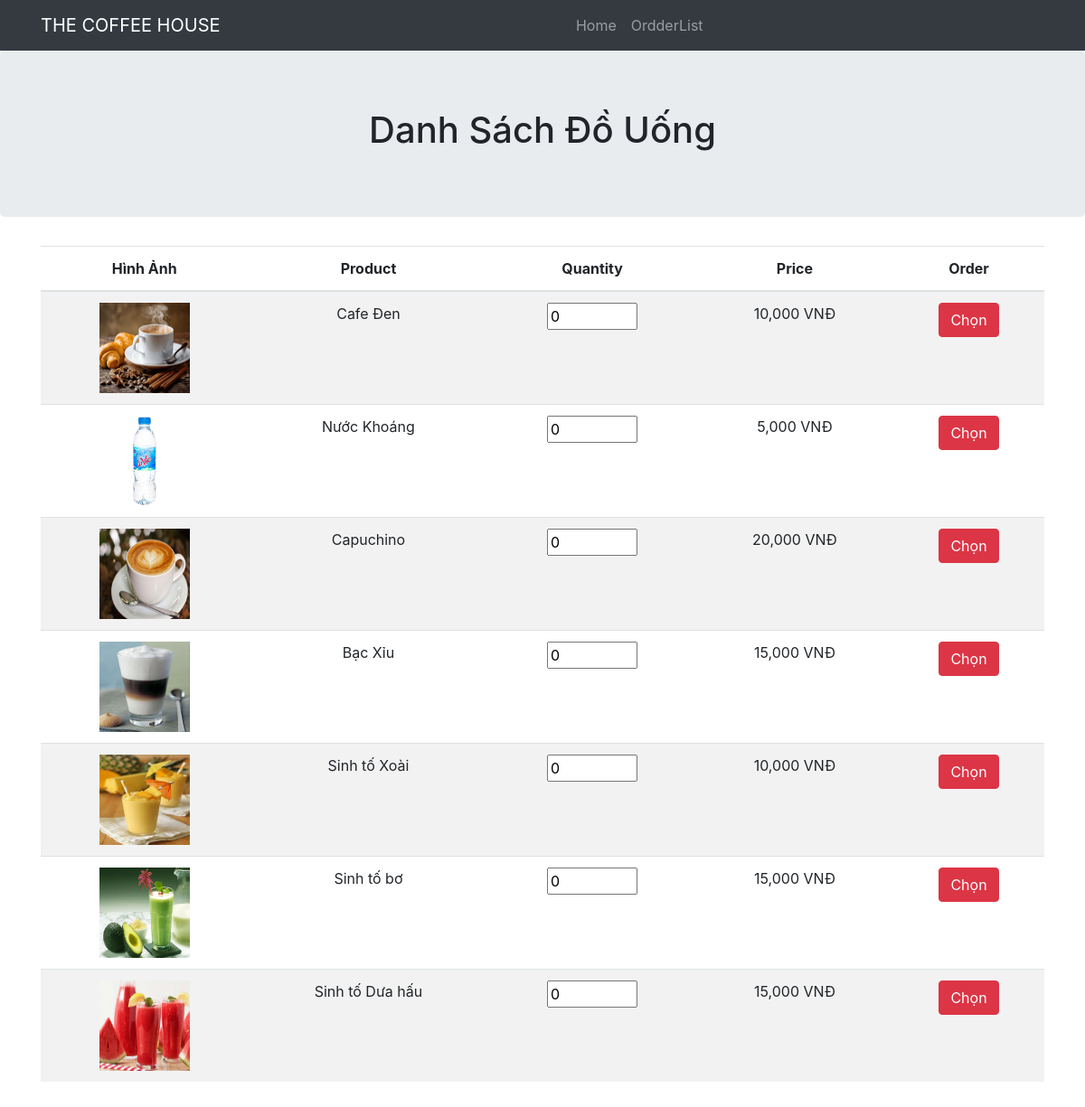
The page /index.php?page=order&id=1 on the database its author committed.
### tables this page shows
CREATE TABLE `Beverage` (
  `Beverage_ID` int NOT NULL,
  `BeverageName` varchar(225) DEFAULT NULL,
  `PriceEach` int DEFAULT NULL,
  `image` varchar(255) DEFAULT NULL
);

### src/controller/BeverageConttroller.php (called while the page is built, shortened)
<?php
class BeverageConttroller
{
protected $beverageModel;
public function __construct()
{
    $this->beverageModel=new BeverageModel();
}
    public function showMenu()
    {
        $beverage=$this->beverageModel->getAll();
        include_once 'src/view/order.php';
}
}

### src/model/BeverageModel.php (called while the page is built, shortened)
<?php
class BeverageModel
{
protected $database;
public function __construct()
{
    $db=new DBconnect();
    $this->database=$db->connect();
}
    public function getAll()
    {
        $sql="SELECT * FROM Beverage";
        $stmt=$this->database->query($sql);
        $data=$stmt->fetchAll();
        $beverages=[];
        foreach ($data as $item){
            $beverage=new Beverage($item['BeverageName'],$item['PriceEach'],$item['image']);
            $beverage->setId($item['Beverage_ID']);
            array_push($beverages,$beverage);
        }return $beverages;
}
}

### src/model/DBconnect.php (called while the page is built, shortened)
<?php
class DBconnect
{
protected $dsn;
protected $user;
protected $passWord;
public function __construct()
{
    $this->dsn='mysql:host=localhost;dbname=cafeShop;charset=utf8';
    $this->user='root';
    $this->passWord='123456@Abc';
}
    public function connect()
    {
        return new PDO($this->dsn,$this->user,$this->passWord);
}
}

### src/model/Beverage.php (called while the page is built, shortened)
<?php
class Beverage
{
protected $id;
protected $beverageName;
protected $priceEach;
protected $img;
    public function __construct($beverageName, $priceEach, $img)
    {
        $this->beverageName = $beverageName;
        $this->priceEach = $priceEach;
        $this->img = $img;
    }
    public function getId()
    {
        return $this->id;
    }
    public function setId($id): void
    {
        $this->id = $id;
    }
    public function getBeverageName()
    {
        return $this->beverageName;
    }
    public function getPriceEach()
    {
        return $this->priceEach;
    }
    public function getImg()
    {
        return $this->img;
    }
}

### src/view/order.php (the view, shortened to what this page needs)
<!doctype html>
<html lang="en">
<head>
    <link href="//maxcdn.bootstrapcdn.com/bootstrap/4.0.0/css/bootstrap.min.css" rel="stylesheet" id="bootstrap-css">
    <link rel="stylesheet" href="../../css/orderstyle.css">
</head>
<body>
<nav class="navbar navbar-expand-md navbar-dark bg-dark">
    <div class="container">
        <a class="navbar-brand" href="index.html">THE COFFEE HOUSE</a>
        <div class="collapse navbar-collapse justify-content-end" id="navbarsExampleDefault">
            <ul class="navbar-nav m-auto">
                <li class="nav-item m-auto">
                    <a class="nav-link" href="index.html">Home</a>
                </li>
                <li class="nav-item">
                    <a class="nav-link" href="category.html">OrdderList</a>
                </li>
            </ul>
</nav>
<section class="jumbotron text-center">
    <div class="container">
        <h1 class="jumbotron-heading">Danh Sách Đồ Uống</h1>
    </div>
</section>
<div class="container mb-4">
    <div class="row">
        <div class="col-12">
            <div class="table-responsive">
                <form>
                <table class="table table-striped" style="text-align: center">
                    <thead>
                    <tr>
                        <th>Hình Ảnh</th>
                        <th>Product</th>
                        <th>Quantity</th>
                        <th>Price</th>
                        <th>Order</th>
                    </tr>
                    </thead>
                    <tbody>
                    <?php if (empty($beverage)):?>
                                <tr>
                                    <td>No Data</td>
                                </tr>
                    <?php else:?>
                    <?php foreach ($beverage as $key=>$item):?>
                    <tr style="text-align: center;">
                        <td><img  height="100px" width="100px" src="<?php echo $item->getImg();?>" /> </td>
                        <td style=""><?php echo $item->getBeverageName()?></td>
                        <td><input  type="text" value="0" style="width: 100px" /></td>
                        <td><?php  echo number_format($item->getPriceEach(),0,'.',',') ?> VNĐ</td>
                        <td><a href="index.php?page=orderList&id=<?php echo $item->getId()?>" type="submit" class="btn btn-danger">Chọn</a> </td>
                    </tr>
                    <?php endforeach;?>
                    <?php endif; ?>
                    </form>
            </div>
        </div>
    </div>
</div>
</body>
</html>

### index.php (shortened to what this page needs)
<?php
$controller = new \App\controller\BeverageConttroller();
$page = isset($_REQUEST['page']) ? $_REQUEST['page'] : NULL;
switch ($page) {
    case 'order':
        $controller->showMenu();
        break;
}

### rows shown on the page
beverage: image (picture), BeverageName "Cafe Đen", PriceEach "10,000"
beverage: image (picture), BeverageName "Nước Khoáng", PriceEach "5,000"
beverage: image (picture), BeverageName "Capuchino", PriceEach "20,000"
beverage: image (picture), BeverageName "Bạc Xỉu", PriceEach "15,000"
beverage: image (picture), BeverageName "Sinh tố Xoài", PriceEach "10,000"
beverage: image (picture), BeverageName "Sinh tố bơ", PriceEach "15,000"
beverage: image (picture), BeverageName "Sinh tố Dưa hấu", PriceEach "15,000"
